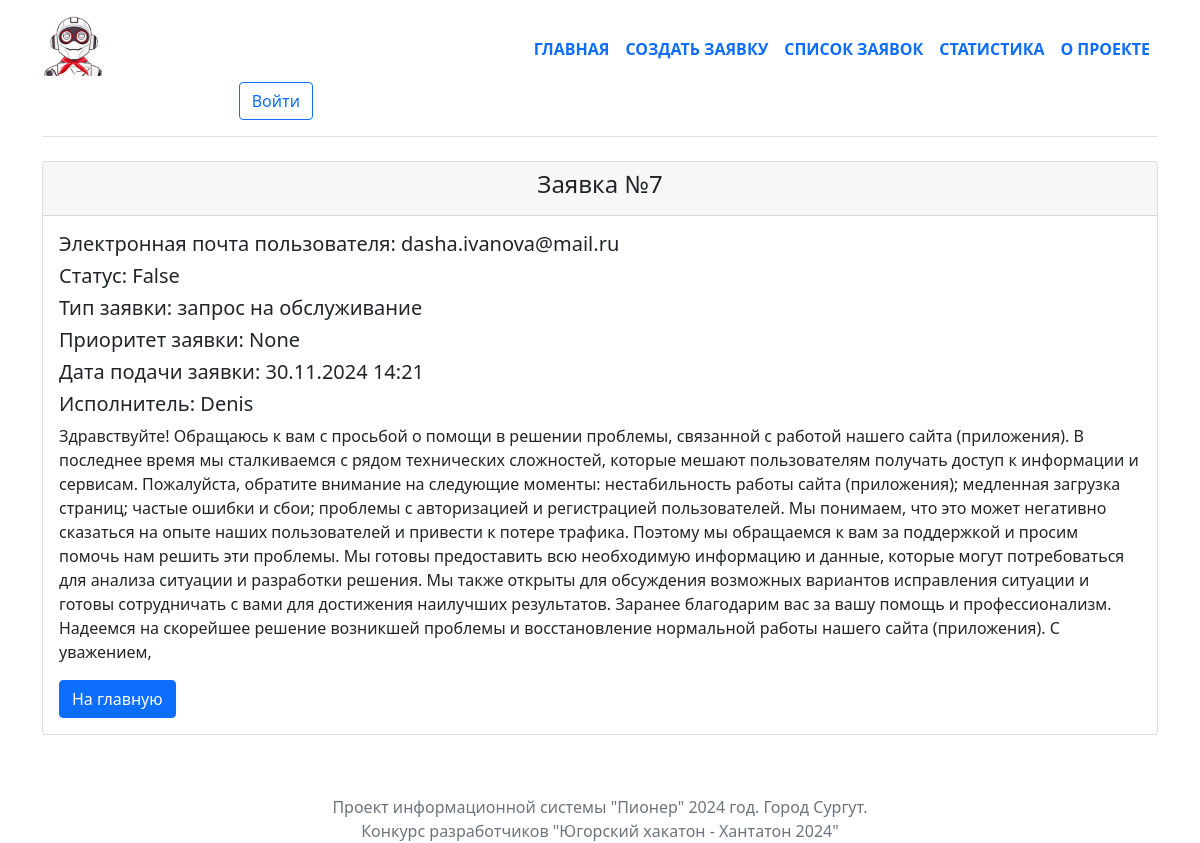
Before: /task/7/ with the older database file.
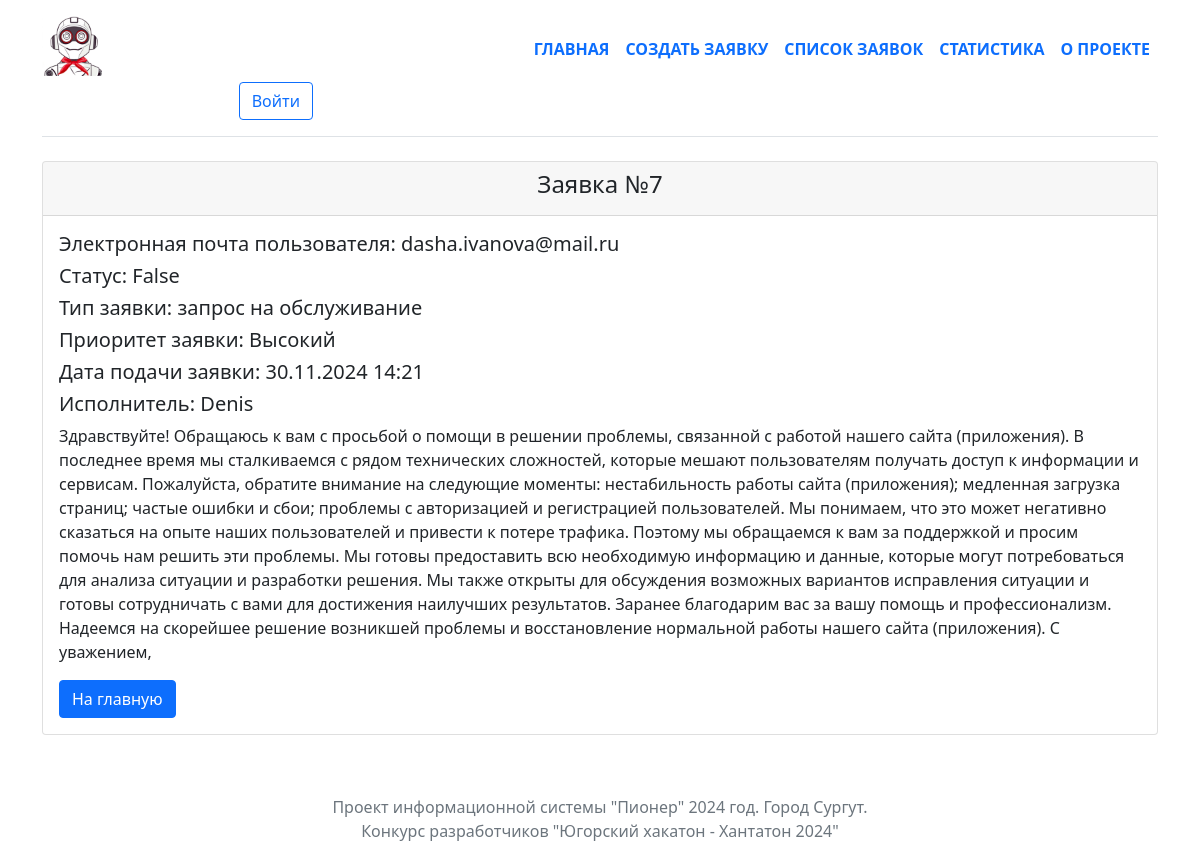
After: the same page with the newer database file.
### tasks/models.py (models this page shows, shortened)
class Task(models.Model):
    title = models.CharField(max_length=1024, null=True)
    message = models.TextField()
    authors = models.CharField(max_length=1024)
    contractor = models.ForeignKey(User, on_delete=models.CASCADE, null=True)
    created = models.DateTimeField("date published", auto_now_add= True)
    closed = models.BooleanField(default=False)
    typetask = models.ForeignKey(TypeTask, on_delete=models.CASCADE, null=True)
    priority = models.ForeignKey(Priority, on_delete=models.CASCADE, null=True)

class TypeTask(models.Model):
    type = models.CharField(max_length=50, null=True)
    def __str__(self):
        return self.type

class Priority(models.Model):
    level = models.CharField(max_length=50, null=True)
    def __str__(self):
        return self.level

### tasks/views.py (the view)
# urls.py: path("task/<int:task_id>/", views.task_info, name="task_info"),
def task_info(request, task_id):
    task = Task.objects.get(id=task_id)
    return render(request, 'tasks/task_info.html', {'task': task})

### tasks/templates/tasks/task_info.html
{% extends "tasks/base.html" %}
{% block content %}
    <div class="container">
        <div class="row">
            <div class="col-lg-12">
                <div class="card">
                    <div class="card-header">
                    <h4 class="text-center text">Заявка №{{ task.pk }}</h4>
                    </div>
                    <div class="card-body">
                        <h5 class="card-title">Электронная почта пользователя: {{ task.authors }}</h5>
                        <h5 class="card-title">Статус: {{ task.closed }}</h5>
                        <h5 class="card-title">Тип заявки: {{ task.typetask }}</h5>
                        <h5 class="card-title">Приоритет заявки: {{ task.priority }}</h5>
                        <h5 class="card-title">Дата подачи заявки: {{ task.created|date:'d.m.Y H:i' }}</h5>
                        <h5 class="card-title">Исполнитель: {{ task.contractor }}</h5>
                        <p class="card-text">{{ task.message }}</p>
                        <a href="/" class="btn btn-primary">На главную</a>
                    </div>
                </div>
            </div>
        </div>
    </div>
{% endblock %}

Changed rows visible on the page:
changed Task "dasha.ivanova@mail.ru": priority "None" → "Высокий"
